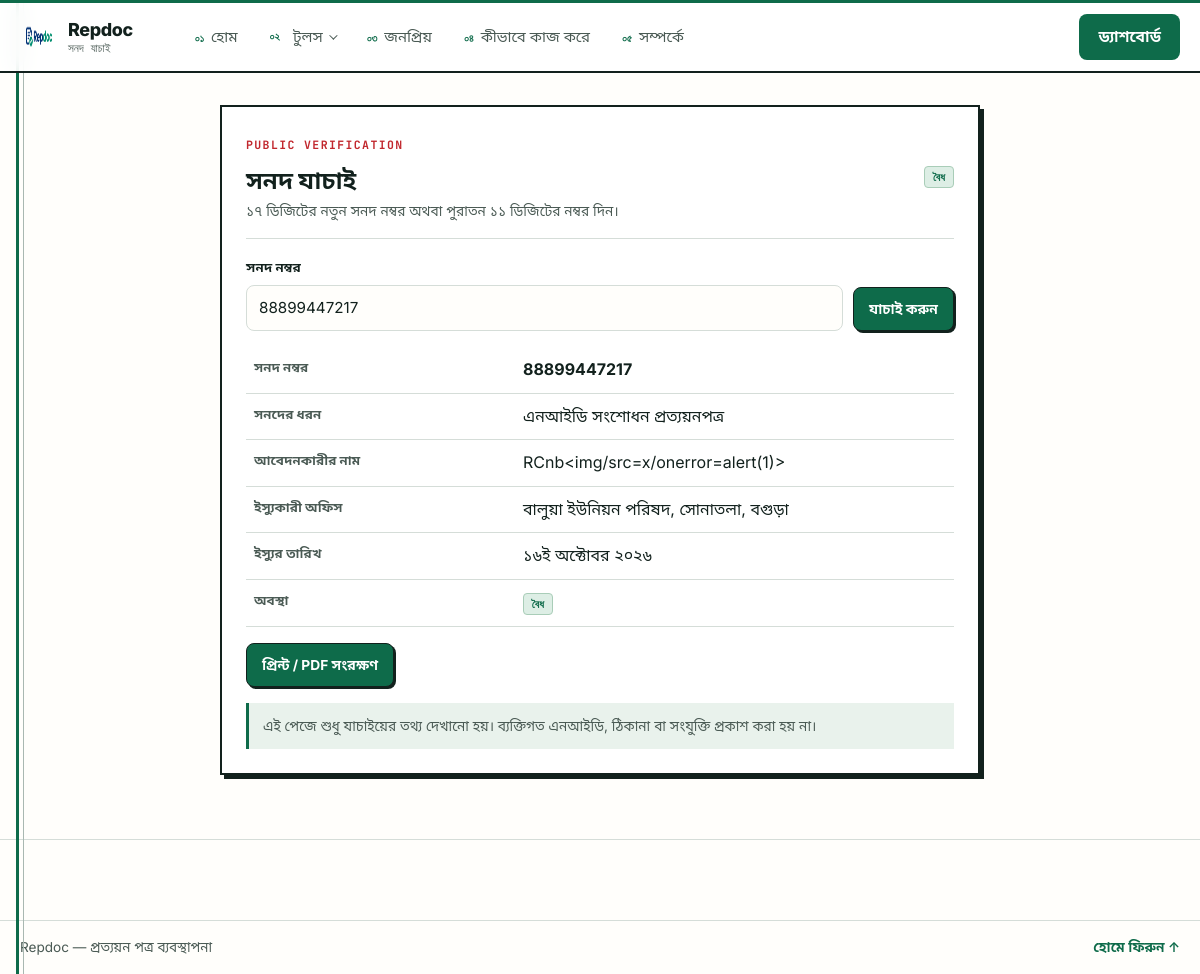
Screenshot of /verify/index.php?no=88899447217 (signed in) with the database file from the repository.
### tables this page shows
CREATE TABLE document_logs (
        id INTEGER PRIMARY KEY AUTOINCREMENT,
        user_id INT NOT NULL,
        tool_key TEXT NOT NULL,
        ref TEXT DEFAULT '',
        dob TEXT DEFAULT '',
        photo TEXT DEFAULT '',
        signature TEXT DEFAULT '',
        data TEXT,
        created_at DATETIME DEFAULT CURRENT_TIMESTAMP
    , cert_no TEXT, status VARCHAR(32) NOT NULL DEFAULT 'valid', office TEXT);

CREATE TABLE office_profiles (
        user_id INT PRIMARY KEY,
        office_type VARCHAR(32) NOT NULL DEFAULT 'union',
        office_name TEXT NOT NULL DEFAULT '',
        chairman_name TEXT NOT NULL DEFAULT '',
        upazila TEXT DEFAULT '',
        district TEXT DEFAULT '',
        updated_at DATETIME NULL
    , union_code VARCHAR(7) NOT NULL DEFAULT '', postcode TEXT, phone TEXT, email TEXT, website TEXT, logo_path TEXT, stamp_path TEXT);

### verify/index.php (the view, shortened to what the rows shown need)
<?php
require_once dirname(__DIR__) . '/src/bootstrap.php';
$no = isset($_GET['no']) && is_string($_GET['no']) ? trim($_GET['no']) : '';
$no = preg_replace('/\D/', '', prottoyon_en_digits($no)) ?? '';
$row = null;
$data = [];
if ($no !== '') {
    if (count($_SESSION['pp_verify_attempts']) >= 30) {
        $error = 'অনেকবার চেষ্টা করা হয়েছে। কিছুক্ষণ পর আবার চেষ্টা করুন।';
    } else {
        $db = repdoc_db();
        if ($db) {
            try {
                $st = $db->prepare("SELECT * FROM document_logs WHERE cert_no = ? AND tool_key LIKE 'prottoyon!_%' ESCAPE '!' LIMIT 1");
                $st->execute([$no]);
                $row = $st->fetch() ?: null;
                if ($row) $data = prottoyon_decode_row($row);
            } catch (Throwable $e) {
                $error = 'যাচাই করা যাচ্ছে না — আবার চেষ্টা করুন।';
            }
        } else {
            $error = 'ডেটাবেস unavailable।';
        }
    }
}
$office = $row ? prottoyon_office_for_row($row) : [];
$typeKey = $row ? (string) ($data['type'] ?? prottoyon_type_from_tool_key((string) $row['tool_key'])) : '';
$title = $row ? prottoyon_type_title($typeKey) : '';
$revoked = $row && (($row['status'] ?? 'valid') === 'revoked');
$appName = $row ? prottoyon_value($data, 'personal.name_bn') : '';
?>
<!DOCTYPE html>
<html lang="bn">
<head>
    <link rel="stylesheet" href="<?= e(repdoc_url('src/assets/css/tokens.css?v=1')) ?>">
    <link rel="stylesheet" href="<?= e(repdoc_url('src/assets/css/shell.css?v=1')) ?>">
    <link rel="stylesheet" href="<?= e(repdoc_url('src/assets/css/home.css?v=1')) ?>">
    <link rel="stylesheet" href="<?= e(repdoc_url('genaretor/prottoyon/assets/css/prottoyon.css?v=2')) ?>">
</head>
<body class="pp-page">
    <main class="pp-main container">
        <div class="pp-verify">
            <div class="pp-verify-card">
                <div class="pp-verify-head">
                    <div>
                        <h1>সনদ যাচাই</h1>
                    </div>
                </div>
                <?php if ($row): ?>
                    <table class="pp-verify-table">
                        <tr><th>সনদ নম্বর</th><td><b><?= e((string) $row['cert_no']) ?></b></td></tr>
                        <tr><th>সনদের ধরন</th><td><?= e($title) ?></td></tr>
                        <tr><th>আবেদনকারীর নাম</th><td><?= e($appName !== '' ? $appName : '—') ?></td></tr>
                        <tr><th>ইস্যুকারী অফিস</th><td><?= e(($office['office_name'] ?? '') ?: '—') ?><?= ($office['upazila'] ?? '') !== '' ? ', ' . e((string) $office['upazila']) : '' ?><?= ($office['district'] ?? '') !== '' ? ', ' . e((string) $office['district']) : '' ?></td></tr>
                        <tr><th>ইস্যুর তারিখ</th><td><?= e(prottoyon_format_date((string) $row['created_at'])) ?></td></tr>
                        <tr><th>অবস্থা</th><td><span class="pp-badge <?= $revoked ? 'pp-badge-bad' : 'pp-badge-ok' ?>"><?= $revoked ? 'বাতিল' : 'বৈধ' ?></span></td></tr>
                    </table>
                    <div class="pp-verify-actions">
                        <button type="button" class="pp-btn pp-btn-primary" onclick="window.print()">প্রিন্ট / PDF সংরক্ষণ</button>
                    </div>
                    <p class="pp-note" style="margin-top:16px">এই পেজে শুধু যাচাইয়ের তথ্য দেখানো হয়। ব্যক্তিগত এনআইডি, ঠিকানা বা সংযুক্তি প্রকাশ করা হয় না।</p>
                <?php else: ?>
                    <div class="pp-note" style="margin-top:18px">সনদে ছাপা QR কোড স্ক্যান করলে এই পেজটি সরাসরি খুলবে। সনদ নম্বর হাতে থাকলে উপরে লিখে যাচাই করুন।</div>
                <?php endif; ?>
            </div>
        </div>
    </main>
</body>
</html>

### rows the page displays
document_logs: cert_no "88899447217", title "এনআইডি সংশোধন প্রত্যয়নপত্র", data+tool_key "RCnb<img/src=x/onerror=alert(1)>", created_at "১৬ই অক্টোবর ২০২৬"
office_profiles: office_name "বালুয়া ইউনিয়ন পরিষদ", upazila "সোনাতলা", district "বগুড়া"

### other values shown
$pick('হোম', 'Home') "হোম"
$pick('টুলস', 'Tools') "টুলস"
$pick('জনপ্রিয়', 'Popular') "জনপ্রিয়"
$pick('কীভাবে কাজ করে', 'How it works') "কীভাবে কাজ করে"
$pick('সম্পর্কে', 'About') "সম্পর্কে"
